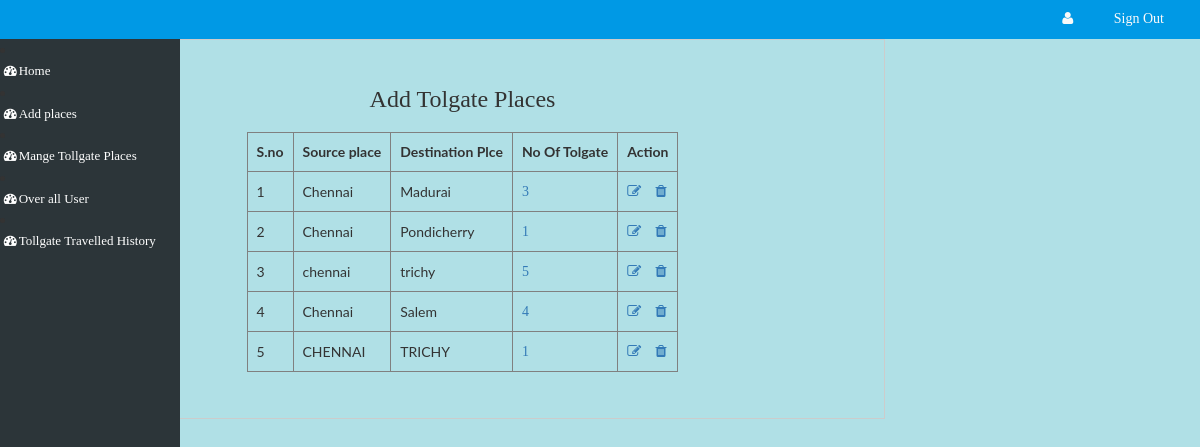
/admin/list-tolgate-place.php (signed in), run on the app's committed database.
### tables this page shows
CREATE TABLE `tolgate_list` (
  `id` int(200) NOT NULL,
  `sources` varchar(500) NOT NULL,
  `destination` varchar(500) NOT NULL,
  `no_of_tolgate` varchar(500) NOT NULL
);

### admin/list-tolgate-place.php (the view, shortened to what this page needs)
<?php
if($_SESSION)
{
include('database.php');
$list_tolgate_query="SELECT * FROM `tolgate_list`";
$list_tolgate_res=mysqli_query($con,$list_tolgate_query);
?>
<!DOCTYPE html>
<html lang="en">
<head>
<body style="background-color:powderblue">
<link rel="stylesheet" href="css/bootstrap.min.css">
<link rel="stylesheet" href="css/bootstrap-select.css">
<link href="css/style.css" rel="stylesheet" type="text/css" media="all" />
<link rel="stylesheet" type="text/css" href="css/jquery-ui1.css">
<link rel="stylesheet" href="css/font-awesome.min.css" />
<link rel="stylesheet" href="css/menu_sideslide.css" type="text/css" media="all">
<link href="css/jquery.uls.css" rel="stylesheet"/>
<link href="css/jquery.uls.grid.css" rel="stylesheet"/>
<link href="css/jquery.uls.lcd.css" rel="stylesheet"/>
</head>
<body>
	<?php
	include 'header.php';
	?>
	<div class="total-ads main-grid-border">
		<div class="container">
				<?php
				include 'side-menu.php';
				?>
				</div>
				<div class="agileinfo-ads-display col-md-9">
					<div class="wrapper">
					<div class="bs-example bs-example-tabs" role="tabpanel" data-example-id="togglable-tabs">
					  <div id="myTabContent" class="tab-content">
						<div role="tabpanel" class="tab-pane fade in active" id="home" aria-labelledby="home-tab">
						   <div>
							<div id="container">
								<center>
									<h3>Add Tolgate Places</h3>
									<br>
									<form method="POST">
									<table border="1">
										<tr>
										<th>
											S.no
										</th>
										<th>
											Source place
										</th>
										<th>
											Destination Plce
										</th>
										<th>
											No Of Tolgate
										</th>
										<th>
											Action
										</th>
										</tr>
										<?php
										$i=1;
										while ( $list_tolgate_row = mysqli_fetch_assoc($list_tolgate_res)) {
										?>
										<tr>
										<td>
										<?php
										echo $i;
										?>
										</td>
										<td>
										<?php
										echo $list_tolgate_row['sources'];
										?>
										</td>
										<td>
										<?php
										echo $list_tolgate_row['destination'];
										?>
										</td>
										<td>
										<a href="add-tolgate_detail.php?id=<?php echo $list_tolgate_row['id']; ?>&limit=<?php echo $list_tolgate_row['no_of_tolgate']; ?>">
										<?php
										echo $list_tolgate_row['no_of_tolgate'];
										?>
										</a>
										</td>
										<td>
											<a href="edit.php?id=<?php echo $list_tolgate_row['id']; ?>"><i class="fa fa-pencil-square-o" aria-hidden="true"></i> </a>&nbsp;&nbsp;&nbsp;<a href="?delete_id=<?php echo $list_tolgate_row['id']; ?>"><i class="fa fa-trash" aria-hidden="true"></i></a>
										</td>
										</tr>
										<?php
										$i++;
										}
										?>
									</table>
									</form>
								</center>
						</div>
							</div>
						</div>
					  </div>
					</div>
				</div>
				</div>
				<div class="clearfix"></div>
			</div>
	<br>
								<br>
								<br>
								<br>
								<br>
								<br>
								<br>
								<br>
								<br>
								<br>
								<br>
								<br>
								<br>
</body>
</html>
<?php
}
else
{
	echo "<script>alert('sorry you are not login please login');</script>";
	echo "<script>window.location='index.php';</script>";
}
?>

### admin/side-menu.php (style rules this page uses)
body { font-family: "Lato", sans-serif; }

### admin/list-tolgate-place.php (style rules this page uses)
td, th { padding: 9px; }

### data on the page
tolgate_list: sources "Chennai", destination "Madurai", no_of_tolgate "3"
tolgate_list: sources "Chennai", destination "Pondicherry", no_of_tolgate "1"
tolgate_list: sources "chennai", destination "trichy", no_of_tolgate "5"
tolgate_list: sources "Chennai", destination "Salem", no_of_tolgate "4"
tolgate_list: sources "CHENNAI", destination "TRICHY", no_of_tolgate "1"
